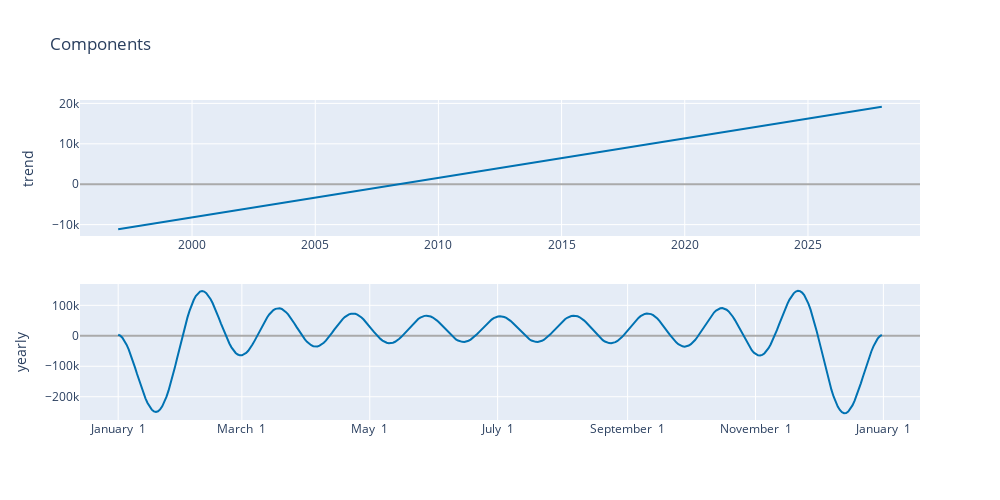

Source (notebook cell):
### Markdown cell above
#### Forecast Components

### Code cell
plot_components_plotly(m, forecast).update_layout(height=500, width=1000, title = "Components")
